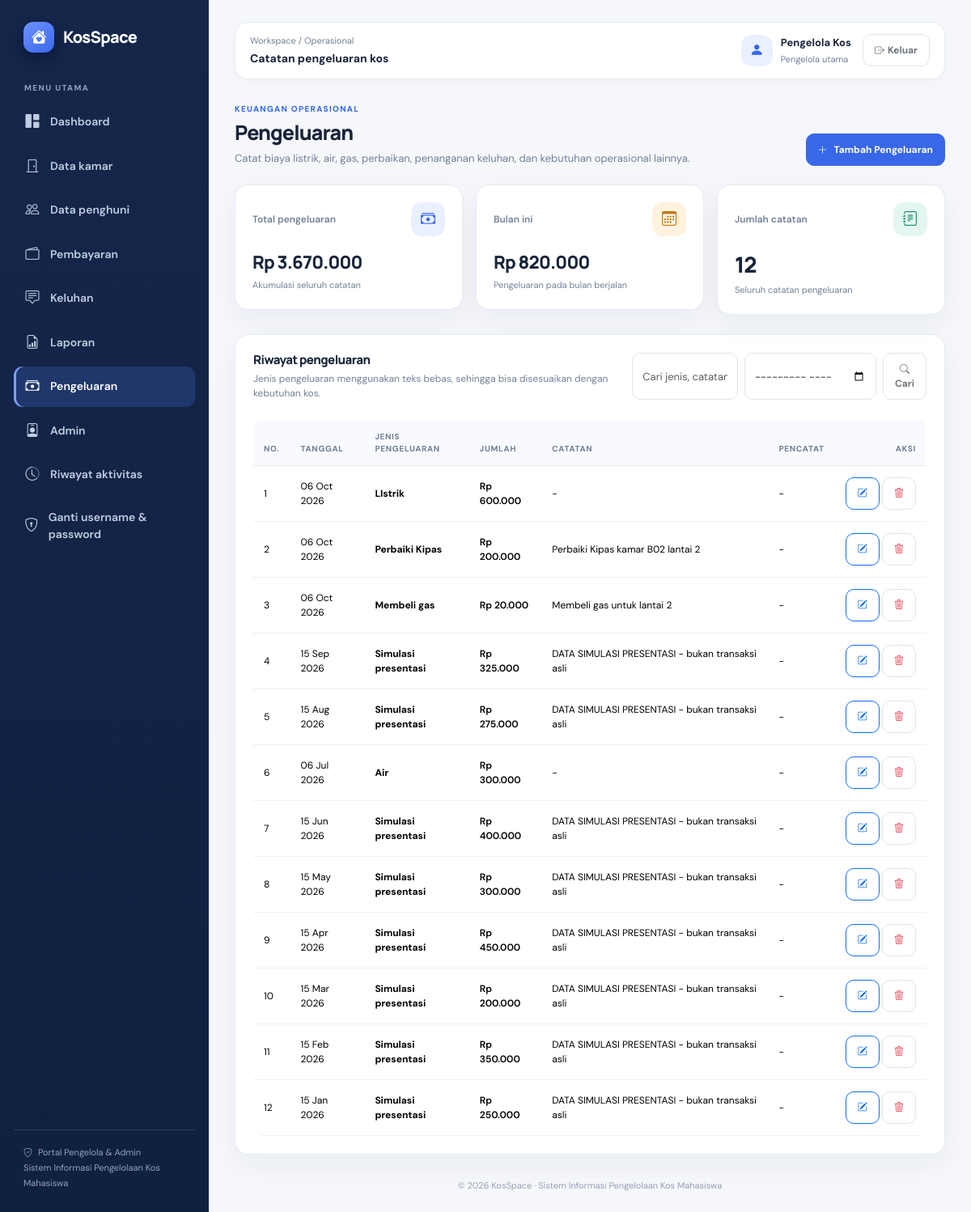
Page /admin/pengeluaran.php (signed in) on the committed database.
### tables this page shows
CREATE TABLE `pengeluaran` (
  `id_pengeluaran` int(10) UNSIGNED NOT NULL,
  `tanggal_pengeluaran` date NOT NULL,
  `jenis_pengeluaran` varchar(100) NOT NULL,
  `jumlah` decimal(12,2) NOT NULL,
  `catatan` text DEFAULT NULL,
  `id_user` int(10) UNSIGNED DEFAULT NULL,
  `created_at` timestamp NOT NULL DEFAULT current_timestamp(),
  `updated_at` timestamp NOT NULL DEFAULT current_timestamp() ON UPDATE current_timestamp()
);

### includes/auth.php (called while the page is built, shortened)
<?php
function isPengelolaUtama(): bool
{
    return ($_SESSION['role'] ?? '') === 'pengelola';
}
?>

### admin/pengeluaran.php (the view, shortened to what this page needs)
<?php
require_once __DIR__ . '/../includes/auth.php';
require_once __DIR__ . '/../config/database.php';
$cari = trim($_GET['cari'] ?? '');
$bulan = trim($_GET['bulan'] ?? '');
$params = [];
$sql = "SELECT g.id_pengeluaran, g.tanggal_pengeluaran, g.jenis_pengeluaran, g.jumlah, g.catatan, u.nama AS pencatat
        FROM pengeluaran g
        LEFT JOIN users u ON u.id_user = g.id_user
        WHERE 1=1";
$sql .= ' ORDER BY g.tanggal_pengeluaran DESC, g.id_pengeluaran DESC';
$stmt = $pdo->prepare($sql);
$stmt->execute($params);
$data = $stmt->fetchAll();
$totalPengeluaran = (float) $pdo->query('SELECT COALESCE(SUM(jumlah), 0) FROM pengeluaran')->fetchColumn();
$totalBulanIni = (float) $pdo->query("SELECT COALESCE(SUM(jumlah),0) FROM pengeluaran WHERE DATE_FORMAT(tanggal_pengeluaran,'%Y-%m') = DATE_FORMAT(CURDATE(),'%Y-%m')")->fetchColumn();
$totalCatatan = (int) $pdo->query('SELECT COUNT(*) FROM pengeluaran')->fetchColumn();
function ePengeluaran($v): string { return htmlspecialchars((string) $v, ENT_QUOTES, 'UTF-8'); }
function rpPengeluaran($v): string { return 'Rp ' . number_format((float) $v, 0, ',', '.'); }
function tPengeluaran($v): string { return $v ? date('d M Y', strtotime($v)) : '-'; }
?>
<!doctype html>
<html lang="id">
<head>
<link href="https://cdn.jsdelivr.net/npm/bootstrap@5.3.3/dist/css/bootstrap.min.css" rel="stylesheet">
<link href="https://cdn.jsdelivr.net/npm/bootstrap-icons@1.11.3/font/bootstrap-icons.min.css" rel="stylesheet">
<link href="../assets/css/app.css" rel="stylesheet">
</head>
<body><div class="app-shell d-flex">
<?php include __DIR__ . '/../includes/admin_sidebar.php'; ?>
<main class="app-main">
<header class="topbar">
    <div><div class="topbar-kicker">Workspace / Operasional</div><div class="topbar-title">Catatan pengeluaran kos</div></div>
    <div class="user-chip"><div class="avatar"><i class="bi bi-person-fill"></i></div><div class="d-none d-sm-block"><div class="user-name"><?= ePengeluaran($_SESSION['nama'] ?? 'Pengelola') ?></div><div class="user-role"><?= isPengelolaUtama() ? 'Pengelola utama' : 'Admin' ?></div></div><a href="../logout.php" class="btn btn-outline-secondary ms-1"><i class="bi bi-box-arrow-right me-1"></i><span class="d-none d-sm-inline">Keluar</span></a></div>
</header>
<section class="page-heading"><div><div class="eyebrow">Keuangan operasional</div><h1>Pengeluaran</h1><p>Catat biaya listrik, air, gas, perbaikan, penanganan keluhan, dan kebutuhan operasional lainnya.</p></div><a href="pengeluaran_tambah.php" class="btn btn-primary"><i class="bi bi-plus-lg me-2"></i>Tambah Pengeluaran</a></section>
<section class="row g-3 mb-4">
<div class="col-4"><div class="stat-card"><div class="stat-top"><span class="stat-label">Total pengeluaran</span><span class="stat-icon icon-blue"><i class="bi bi-cash-stack"></i></span></div><div class="stat-value" style="font-size:22px"><?= rpPengeluaran($totalPengeluaran) ?></div><div class="stat-foot">Akumulasi seluruh catatan</div></div></div>
<div class="col-4"><div class="stat-card"><div class="stat-top"><span class="stat-label">Bulan ini</span><span class="stat-icon icon-orange"><i class="bi bi-calendar3"></i></span></div><div class="stat-value" style="font-size:22px"><?= rpPengeluaran($totalBulanIni) ?></div><div class="stat-foot">Pengeluaran pada bulan berjalan</div></div></div>
<div class="col-4"><div class="stat-card"><div class="stat-top"><span class="stat-label">Jumlah catatan</span><span class="stat-icon icon-green"><i class="bi bi-journal-text"></i></span></div><div class="stat-value"><?= number_format($totalCatatan) ?></div><div class="stat-foot">Seluruh catatan pengeluaran</div></div></div>
</section>
<section class="panel">
<div class="d-flex flex-column flex-lg-row justify-content-between align-items-lg-center gap-3 mb-4"><div><h2 class="panel-title">Riwayat pengeluaran</h2><div class="panel-subtitle">Jenis pengeluaran menggunakan teks bebas, sehingga bisa disesuaikan dengan kebutuhan kos.</div></div>
<form method="get" class="d-flex flex-column flex-sm-row gap-2"><input name="cari" class="form-control" placeholder="Cari jenis, catatan, pencatat..." value="<?= ePengeluaran($cari) ?>"><input type="month" name="bulan" class="form-control" value="<?= ePengeluaran($bulan) ?>"><button class="btn btn-outline-secondary"><i class="bi bi-search"></i> Cari</button><?php if ($cari || $bulan): ?><a class="btn btn-outline-secondary" href="pengeluaran.php">Reset</a><?php endif; ?></form></div>
<div class="table-responsive"><table class="table table-hover align-middle mb-0"><thead><tr><th>No.</th><th>Tanggal</th><th>Jenis pengeluaran</th><th>Jumlah</th><th>Catatan</th><th>Pencatat</th><th class="text-end">Aksi</th></tr></thead><tbody>
<?php if (!$data): ?><tr><td colspan="7"><div class="empty-state"><i class="bi bi-cash-stack"></i><strong class="d-block text-dark mb-1">Belum ada catatan pengeluaran</strong><span>Tambahkan pengeluaran operasional untuk mulai membuat riwayat.</span></div></td></tr>
<?php else: foreach ($data as $i => $r): ?><tr><td><?= $i + 1 ?></td><td><?= tPengeluaran($r['tanggal_pengeluaran']) ?></td><td><strong><?= ePengeluaran($r['jenis_pengeluaran']) ?></strong></td><td class="fw-semibold"><?= rpPengeluaran($r['jumlah']) ?></td><td style="min-width:240px;max-width:400px"><?= nl2br(ePengeluaran($r['catatan'] ?: '-')) ?></td><td><?= ePengeluaran($r['pencatat'] ?? '-') ?></td><td class="text-end text-nowrap"><a class="btn btn-sm btn-outline-primary" href="pengeluaran_edit.php?id=<?= (int) $r['id_pengeluaran'] ?>"><i class="bi bi-pencil-square"></i></a> <form method="post" class="d-inline" onsubmit="return confirm('Hapus catatan pengeluaran ini?');"><input type="hidden" name="csrf_token" value="<?= ePengeluaran($_SESSION['csrf_token']) ?>"><input type="hidden" name="aksi" value="hapus"><input type="hidden" name="id_pengeluaran" value="<?= (int) $r['id_pengeluaran'] ?>"><button class="btn btn-sm btn-outline-danger"><i class="bi bi-trash3"></i></button></form></td></tr><?php endforeach; endif; ?></tbody></table></div>
</section>
<footer class="app-footer">&copy; <?= date('Y') ?> KosSpace · Sistem Informasi Pengelolaan Kos Mahasiswa</footer>
</main></div></body></html>

### assets/css/app.css (style rules this page uses)
:root { --ks-navy:#15264b;--ks-navy-2:#1c3565;--ks-blue:#3867e8;--ks-blue-soft:#eaf0ff;--ks-bg:#f5f7fb;--ks-card:#fff;--ks-text:#18243a;--ks-muted:#718096;--ks-border:#e6ebf3;--ks-green:#138a63;--ks-shadow:0 12px 32px rgba(22,39,73,.055) }
* { box-sizing:border-box }
body { margin:0;background:var(--ks-bg);color:var(--ks-text);font-family:'DM Sans',system-ui,sans-serif;font-size:14px }
h1,h2,h3,h4,h5,h6,.brand,.stat-value { font-family:'Manrope','DM Sans',sans-serif;letter-spacing:-.035em }
a { text-decoration:none }
.app-shell { min-height:100vh }
.app-main { min-width:0;flex:1;padding:27px 32px 25px }
.topbar { display:flex;align-items:center;justify-content:space-between;gap:16px;background:#fff;border:1px solid var(--ks-border);border-radius:16px;padding:14px 18px;margin-bottom:29px;box-shadow:0 3px 14px rgba(22,39,73,.025) }
.topbar-kicker { font-size:11px;color:var(--ks-muted);margin-bottom:3px }
.topbar-title { font-size:14px;font-weight:700 }
.user-chip { display:flex;align-items:center;gap:10px }
.avatar { width:39px;height:39px;display:grid;place-items:center;border-radius:13px;background:var(--ks-blue-soft);color:var(--ks-blue);font-size:17px;font-weight:800;flex-shrink:0 }
.user-name { font-weight:700;font-size:13px }
.user-role { color:var(--ks-muted);font-size:11px;margin-top:2px }
.page-heading { display:flex;align-items:flex-end;justify-content:space-between;gap:15px;margin-bottom:23px }
.page-heading h1 { font-size:25px;font-weight:800;margin:0 0 7px }
.page-heading p { margin:0;color:var(--ks-muted);font-size:13px }
.eyebrow { color:var(--ks-blue);font-size:10px;text-transform:uppercase;letter-spacing:.13em;font-weight:800;margin-bottom:7px }
.panel,.stat-card { background:var(--ks-card);border:1px solid var(--ks-border);border-radius:17px;box-shadow:var(--ks-shadow) }
.panel { padding:22px }
.panel-title { font-size:15px;font-weight:800;margin:0 }
.panel-subtitle { color:var(--ks-muted);font-size:12px;margin-top:5px }
.stat-card { padding:21px;min-height:145px;transition:transform .18s,box-shadow .18s }
.stat-top { display:flex;justify-content:space-between;align-items:center;gap:10px;margin-bottom:19px }
.stat-label { color:var(--ks-muted);font-size:12px;font-weight:600 }
.stat-icon { width:42px;height:42px;border-radius:13px;display:grid;place-items:center;font-size:18px }
.icon-blue { background:#eaf0ff;color:#3867e8 }
.icon-green { background:#e4f7ef;color:#138a63 }
.icon-orange { background:#fff2df;color:#c77917 }
.stat-value { font-size:27px;font-weight:800;line-height:1.2;overflow-wrap:anywhere }
.stat-foot { font-size:11px;color:var(--ks-muted);margin-top:7px }
.btn { border-radius:10px;font-weight:700;font-size:12px;padding:10px 14px }
.btn-primary { background:var(--ks-blue);border-color:var(--ks-blue) }
.btn-outline-secondary,.btn-outline-danger { border-color:#dfe5ef }
.form-control,.form-select { border-color:#dfe5ef;border-radius:10px;min-height:44px;font-size:13px;padding:10px 12px }
.table { font-size:12px;vertical-align:middle }
.table thead th { background:#f8faff;color:#718096;font-size:10px;text-transform:uppercase;letter-spacing:.07em;font-weight:800;border-bottom:1px solid var(--ks-border);padding:13px }
.table tbody td { padding:14px 13px;border-color:#edf0f5 }
.app-footer { text-align:center;color:#94a0b3;font-size:11px;margin-top:30px }
.table td form { margin:0 }
.table-responsive { border-radius:12px }

### rows in the picture
pengeluaran: tanggal_pengeluaran "06 Oct 2026", jenis_pengeluaran "LIstrik", jumlah "Rp 600.000", catatan "-", pencatat "-"
pengeluaran: tanggal_pengeluaran "06 Oct 2026", jenis_pengeluaran "Perbaiki Kipas", jumlah "Rp 200.000", catatan "Perbaiki Kipas kamar B02 lantai 2", pencatat "-"
pengeluaran: tanggal_pengeluaran "06 Oct 2026", jenis_pengeluaran "Membeli gas", jumlah "Rp 20.000", catatan "Membeli gas untuk lantai 2", pencatat "-"
pengeluaran: tanggal_pengeluaran "15 Sep 2026", jenis_pengeluaran "Simulasi presentasi", jumlah "Rp 325.000", catatan "DATA SIMULASI PRESENTASI - bukan transaksi asli", pencatat "-"
pengeluaran: tanggal_pengeluaran "15 Aug 2026", jenis_pengeluaran "Simulasi presentasi", jumlah "Rp 275.000", catatan "DATA SIMULASI PRESENTASI - bukan transaksi asli", pencatat "-"
pengeluaran: tanggal_pengeluaran "06 Jul 2026", jenis_pengeluaran "Air", jumlah "Rp 300.000", catatan "-", pencatat "-"
pengeluaran: tanggal_pengeluaran "15 Jun 2026", jenis_pengeluaran "Simulasi presentasi", jumlah "Rp 400.000", catatan "DATA SIMULASI PRESENTASI - bukan transaksi asli", pencatat "-"
pengeluaran: tanggal_pengeluaran "15 May 2026", jenis_pengeluaran "Simulasi presentasi", jumlah "Rp 300.000", catatan "DATA SIMULASI PRESENTASI - bukan transaksi asli", pencatat "-"
pengeluaran: tanggal_pengeluaran "15 Apr 2026", jenis_pengeluaran "Simulasi presentasi", jumlah "Rp 450.000", catatan "DATA SIMULASI PRESENTASI - bukan transaksi asli", pencatat "-"
pengeluaran: tanggal_pengeluaran "15 Mar 2026", jenis_pengeluaran "Simulasi presentasi", jumlah "Rp 200.000", catatan "DATA SIMULASI PRESENTASI - bukan transaksi asli", pencatat "-"
pengeluaran: tanggal_pengeluaran "15 Feb 2026", jenis_pengeluaran "Simulasi presentasi", jumlah "Rp 350.000", catatan "DATA SIMULASI PRESENTASI - bukan transaksi asli", pencatat "-"
pengeluaran: tanggal_pengeluaran "15 Jan 2026", jenis_pengeluaran "Simulasi presentasi", jumlah "Rp 250.000", catatan "DATA SIMULASI PRESENTASI - bukan transaksi asli", pencatat "-"

### other values in the picture
ePengeluaran($_SESSION['nama'] ?? 'Pengelola') "Pengelola Kos"
rpPengeluaran($totalPengeluaran) "Rp 3.670.000"
rpPengeluaran($totalBulanIni) "Rp 820.000"
$totalCatatan "12"
